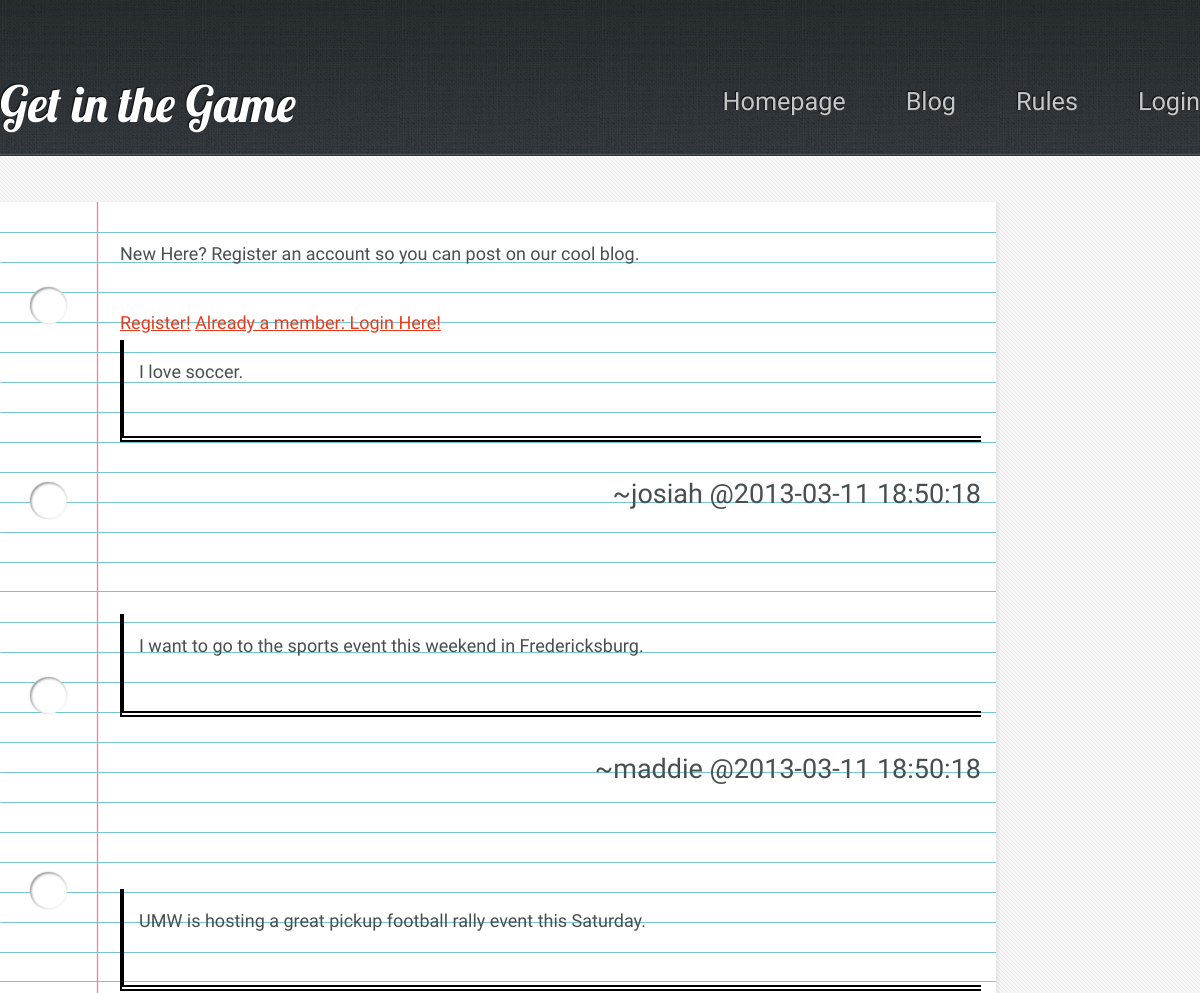
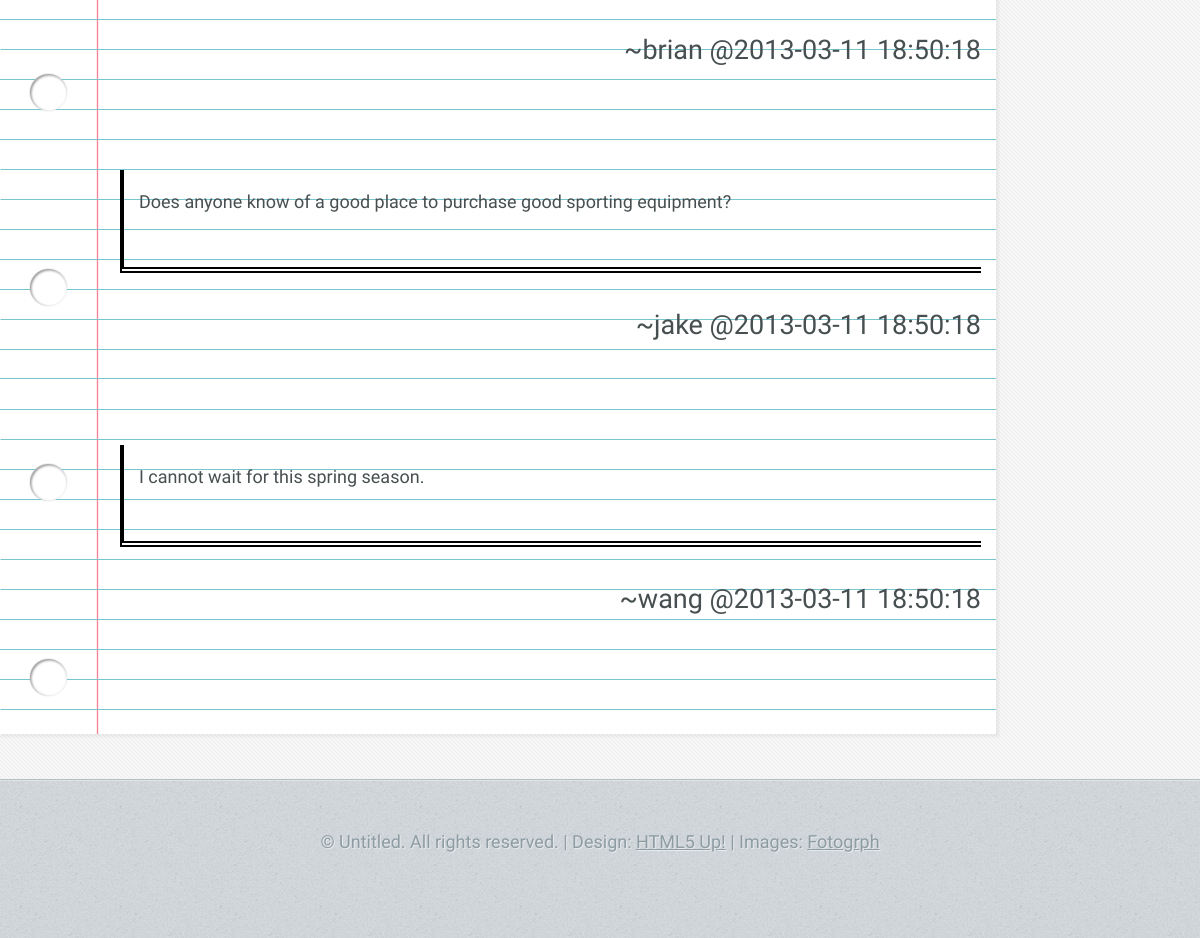
Screenshot of /blog.php with the database file from the repository (2 pictures, top to bottom).
### tables this page shows
CREATE TABLE IF NOT EXISTS blog (
	blog_id INT NOT NULL AUTO_INCREMENT,
	username VARCHAR(12) NOT NULL,
	sdate TIMESTAMP NOT NULL DEFAULT NOW(),
	content BLOB NOT NULL,
	CONSTRAINT users_username_fk FOREIGN KEY (username) REFERENCES users(username),
	PRIMARY KEY (blog_id)
);

### php/session_start_loggedin.php (called while the page is built, shortened)
<?php
if (isset($_SESSION['isLoggedIn'])) { $s_isLoggedIn = $_SESSION['isLoggedIn']; }
else { $s_isLoggedIn = false; $hasZip = false;}
?>

### php/blog_loadentries.php (the view)
<?php
	include('db_connect.php');
	$query = "SELECT * FROM blog ORDER BY sdate DESC";
	$result = mysqli_query($db, $query)
		 or die("Error Querying Database");
	foreach ($result as $row) {
		Echo "<p style='padding: 15px; border-left: 4px solid black; border-bottom: 6px double black'>" . $row['content'] . "<br><br>
			<blockquote style='text-align:right; font-size:1.5em'>~" . $row['username'] . " " . " @" . $row['sdate'] . "</blockquote></p><br><br>";
	}
?>

### blog.php (shortened to what this page needs)
<!DOCTYPE HTML>
<?php include 'php/session_start_loggedin.php'; ?>
<html>
	<head>
	</head>
	<body class="subpage">
			<div id="header-wrapper">
				<header id="header" class="5grid-layout">
					<div class="row">
						<div class="10u">
							<?php include 'php/menu.php'; ?>
						</div>
					</div>
				</header>
			</div>
			<div id="content-wrapper">
				<div id="content">
					<div class="5grid-layout">
						<div class="row">
							<div class="10u">
									<section style="background:url(css/images/whitepaper.png); padding: 35px 15px 15px 120px">
									<?php
										include 'php/db_connect.php';
										if ($s_isLoggedIn) {
											echo '<section style="background:none; border:6.5px inset gray; width:625px">
												<header>
													<h2>Create a New Blog Entry</h2>
													<h3>Have something interesting to say about Pickup Sports?</h3>
												</header>
													<form method = "post" action = "blog.php" enctype="multipart/form-data">
														<table>
															<tr><td>&nbsp;</td><td> <textarea name="blogentry" id="blogentry" rows=6 cols=70 >"Type Blog Entry Here" </textarea> </td></tr>
															<tr><td><input type="submit" name="submit_addblogentry" value="Add Blog Entry" /></td><td>&nbsp;</td></tr>
														</table>
													</form>
											</section>';
											include 'php/blog_addentry.php';
										}
										else {
											echo '<p>New Here? Register an account so you can post on our cool blog.</p>
												<a href="login.php?action=createAccount">Register!</a>
												<a href="login.php">Already a member: Login Here!</a>';
										}
										include 'php/blog_loadentries.php';
									?>
									</section>
							</div>
						</div>
					</div>
				</div>
			</div>
			<div id="copyright">
				&copy; Untitled. All rights reserved. | Design: <a href="http://html5up.net">HTML5 Up!</a> | Images: <a href="http://fotogrph.com">Fotogrph</a>
			</div>
	</body>
</html>

### php/menu.php (shortened to what this page needs)
<?php
echo "<h1><a href='index.php' class='mobileUI-site-name'>Get in the Game</a></h1>";
echo "<nav class='mobileUI-site-nav'>";
echo "<a href='index.php'>Homepage</a>";
echo "<a href='blog.php'>Blog</a>";
echo "<a href='rules.php'>Rules</a>";
if (!$s_isLoggedIn) {
	echo "<a href='login.php'>Login</a>";
}
else { echo "<a href='php/users.php?action=logoff'>Logoff</a>"; }
echo "</nav>";

### css/5grid/core.css (style rules this page uses)
html, body, div, span, applet, object, iframe, h1, h2, h3, h4, h5, h6, p, blockquote, pre, a, abbr, acronym, address, big, cite, code, del, dfn, em, img, ins, kbd, q, s, samp, small, strike, strong, sub, sup, tt, var, b, u, i, center, dl, dt, dd, ol, ul, li, fieldset, form, label, legend, table, caption, tbody, tfoot, thead, tr, th, td, article, aside, canvas, details, embed, figure, figcaption, footer, header, hgroup, menu, nav, output, ruby, section, summary, time, mark, audio, video { margin: 0; padding: 0; border: 0; font-size: 100%; font: inherit; vertical-align: baseline; }
article, aside, details, figcaption, figure, footer, header, hgroup, menu, nav, section { display: block; }
body { line-height: 1; }
blockquote, q { quotes: none; }
blockquote:before, blockquote:after, q:before, q:after { content: ''; content: none; }
.\35 grid .\31 0u { width: 83%; }
.\35 grid .\31 u, .\35 grid .\32 u, .\35 grid .\33 u, .\35 grid .\34 u, .\35 grid .\35 u, .\35 grid .\36 u, .\35 grid .\37 u, .\35 grid .\38 u, .\35 grid .\39 u, .\35 grid .\31 0u, .\35 grid .\31 1u, .\35 grid .\31 2u { margin: 1% 0 1% 2%; float: left; }
.\35 grid:after { content: ''; display: block; clear: both; height: 0; }

### css/style.css (style rules this page uses)
body { background: #D4D9DD url('images/bg03.jpg'); }
body, input, textarea, select { color: #474f51; font-size: 13.5pt; font-family: 'Yanone Kaffeesatz'; line-height: 1.85em; font-weight: 300; }
ul, ol, p, dl { margin: 0 0 2em 0; }
a { text-decoration: underline; }

### css/5grid/core-desktop.css (style rules this page uses)
.\35 grid .row:after { content: ''; display: block; clear: both; height: 0; }
.\35 grid .row > :first-child { margin-left: 0; }
.\35 grid .row:first-child > * { margin-top: 0; }
.\35 grid .row:last-child > * { margin-bottom: 0; }

### css/style-desktop.css (style rules this page uses)
section:last-child { margin-bottom: 0 !important; }
#header-wrapper { background: #3B4346 url('images/bg01.jpg'); border-bottom: solid 1px #272d30; box-shadow: inset 0px -1px 0px 0px #51575a; text-shadow: -1px -1px 1px rgba(0,0,0,0.75); }
.subpage #header-wrapper { height: 155px; }
#content-wrapper { background: #f7f7f7 url('images/bg04.png'); border-top: solid 1px #fff; padding: 45px 0 45px 0; }
#header { min-height: 155px; position: relative; }
#header h1 { position: absolute; left: 0; bottom: 35px; font-family: 'Lobster', sans-serif; font-size: 2.75em; }
#header h1 a { color: #fff; text-decoration: none; }
#header nav { position: absolute; right: 0; bottom: 35px; font-weight: 200; }
#header nav a { color: #c6c8c8; text-decoration: none; font-size: 1.4em; margin-left: 60px; outline: 0; }
#content section { background: #fff; padding: 40px 30px 45px 30px; box-shadow: 2px 2px 2px 1px rgba(128,128,128,0.1); margin: 0 0 10% 0; }
#content a { color: #ED391B; }
#copyright { border-top: solid 1px #b5bec3; box-shadow: inset 0px 1px 0px 0px #e0e4e7; text-align: center; padding: 45px 0 80px 0; color: #8d9ca3; text-shadow: 1px 1px 0px rgba(255,255,255,0.5); }
#copyright a { color: #8d9ca3; }

### css/5grid/core-1200px.css (style rules this page uses)
.\35 grid-layout { width: 1200px; margin: 0 auto; }

### rows the page displays
blog: content "I love soccer.", username "josiah", sdate "2013-03-11 18:50:18"
blog: content "I want to go to the sports event this weekend in Fredericksburg.", username "maddie", sdate "2013-03-11 18:50:18"
blog: content "UMW is hosting a great pickup football rally event this Saturday.", username "brian", sdate "2013-03-11 18:50:18"
blog: content "Does anyone know of a good place to purchase good sporting equipment?", username "jake", sdate "2013-03-11 18:50:18"
blog: content "I cannot wait for this spring season.", username "wang", sdate "2013-03-11 18:50:18"
